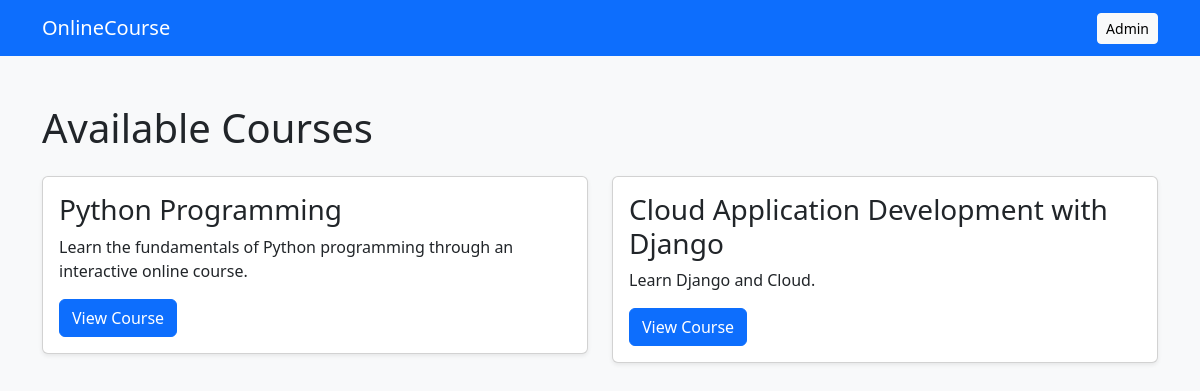
The page / on the database its author committed.
### onlinecourse/models.py (models this page shows, shortened)
class Course(models.Model):
    name = models.CharField(max_length=200)
    description = models.TextField(blank=True)

### onlinecourse/views.py (the view)
# urls.py: path("", views.course_list, name="course_list"),
def course_list(request):
    courses = Course.objects.all()
    return render(request, "course_list.html", {"courses": courses})

### templates/course_list.html
{% extends "base.html" %}
{% block content %}
<h1 class="mb-4">Available Courses</h1>
<div class="row">
{% for course in courses %}
<div class="col-md-6 mb-3">
    <div class="card shadow-sm">
        <div class="card-body">
            <h3>{{ course.name }}</h3>
            <p>{{ course.description }}</p>
            <a href="{% url 'course_details' course.id %}" class="btn btn-primary">View Course</a>
        </div>
    </div>
</div>
{% empty %}
<p>No courses available. Add one from the Django admin.</p>
{% endfor %}
</div>
{% endblock %}

### rows shown on the page
Course: name "Python Programming", description "Learn the fundamentals of Python programming through an interactive online course."
Course: name "Cloud Application Development with Django", description "Learn Django and Cloud."
